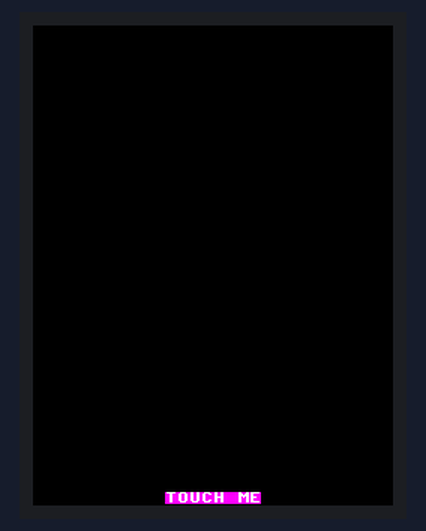
A program run on a simulated ESP32 board running MicroPython. Shown: 240×320 colour display.

Above: at 0.5 s.

The program:

pruebaTouchactu.py
```python
from ili9341 import Display, color565
from xpt2046 import Touch
from machine import idle, Pin, SPI  # type: ignore

class Demo(object):
    """Touchscreen simple demo."""
    CYAN = color565(0, 255, 255)
    PURPLE = color565(255, 0, 255)
    WHITE = color565(255, 255, 255)
    RED = color565(255, 0, 0)  # Color para los puntos

    def __init__(self, display, touch):
        """Initialize box.

        Args:
            display (ILI9341): display object
            touch (XPT2046): touch object
        """
        self.display = display
        self.touch = touch
        # Display initial message
        self.display.draw_text8x8(self.display.width // 2 - 32,
                                  self.display.height - 9,
                                  "TOUCH ME",
                                  self.WHITE,
                                  background=self.PURPLE)

        # A small 5x5 sprite for the dot
        self.dot = bytearray(b'\x00\x00\x07\xE0\xF8\x00\x07\xE0\x00\x00\x07\xE0\xF8\x00\xF8\x00\xF8\x00\x07\xE0\xF8\x00\xF8\x00\xF8\x00\xF8\x00\xF8\x00\x07\xE0\xF8\x00\xF8\x00\xF8\x00\x07\xE0\x00\x00\x07\xE0\xF8\x00\x07\xE0\x00\x00')

        # Set touch interrupt handler
        self.touch.int_handler = self.touch_interrupt

    def touch_interrupt(self, x, y):
        """Process touchscreen interrupt events."""
        if x is not None and y is not None:
            # Y needs to be flipped
            y = (self.display.height - 1) - y
            # Display coordinates
            self.display.draw_text8x8(self.display.width // 2 - 32,
                                      self.display.height - 9,
                                      "{0:03d}, {1:03d}".format(x, y),
                                      self.CYAN)
            # Draw dot
            self.display.draw_sprite(self.dot, x - 2, y - 2, 5, 5)

    def run(self):
        """Run the demo."""
        while True:
            idle()  # Esperar eventos de toque

def test():
    """Test code."""
    # Configura SPI para la pantalla (SPI1)
    spi_display = SPI(1, baudrate=10000000, sck=Pin(26), mosi=Pin(27))
    display = Display(spi_display, dc=Pin(14), cs=Pin(13), rst=Pin(12))
    spi_touch = SPI(2, baudrate=1000000, sck=Pin(25), mosi=Pin(32), miso=Pin(35))
    touch = Touch(spi_touch, cs=Pin(33), int_pin=Pin(34))

    demo = Demo(display, touch)
    try:
        demo.run()
    except KeyboardInterrupt:
        print("\nCtrl-C pressed. Cleaning up and exiting...")
    finally:
        display.cleanup()

test()
```
